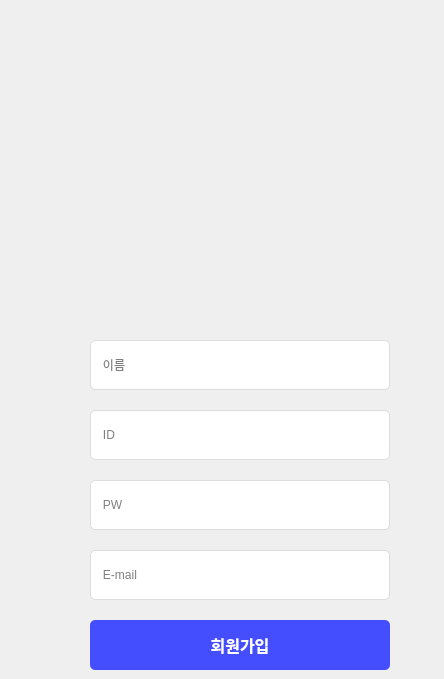
     <widget class="QWidget" name="joinPage">
      <widget class="QPushButton" name="join_logo">
       <property name="geometry">
        <rect>
         <x>55</x>
         <y>40</y>
         <width>380</width>
         <height>290</height>
        </rect>
       </property>
       <property name="text">
        <string/>
       </property>
       <property name="icon">
        <iconset>
         <normaloff>../../../../Downloads/2303220808170960-removebg-preview.png</normaloff>../../../../Downloads/2303220808170960-removebg-preview.png</iconset>
       </property>
       <property name="iconSize">
        <size>
         <width>500</width>
         <height>400</height>
        </size>
       </property>
       <property name="flat">
        <bool>true</bool>
       </property>
      </widget>
      <widget class="QLineEdit" name="input_Join_EMAIL">
       <property name="geometry">
        <rect>
         <x>90</x>
         <y>550</y>
         <width>300</width>
         <height>50</height>
        </rect>
       </property>
       <property name="styleSheet">
        <string notr="true">border: 1px solid rgb(220, 220, 220);
border-radius:5px;</string>
       </property>
       <property name="placeholderText">
        <string>   E-mail</string>
       </property>
      </widget>
      <widget class="QLineEdit" name="input_Join_ID">
       <property name="geometry">
        <rect>
         <x>90</x>
         <y>410</y>
         <width>300</width>
         <height>50</height>
        </rect>
       </property>
       <property name="styleSheet">
        <string notr="true">border: 1px solid rgb(220, 220, 220);
border-radius:5px;</string>
       </property>
       <property name="placeholderText">
        <string>   ID</string>
       </property>
      </widget>
      <widget class="QPushButton" name="btn_join">
       <property name="geometry">
        <rect>
         <x>90</x>
         <y>620</y>
         <width>300</width>
         <height>50</height>
        </rect>
       </property>
       <property name="font">
        <font>
         <family>맑은 고딕 Semilight</family>
         <pointsize>12</pointsize>
         <bold>true</bold>
        </font>
       </property>
       <property name="focusPolicy">
        <enum>Qt::StrongFocus</enum>
       </property>
       <property name="styleSheet">
        <string notr="true">color: rgb(255, 255, 255);
background-color: rgb(69, 78, 255);
border-radius:5px;</string>
       </property>
       <property name="text">
        <string>회원가입</string>
       </property>
      </widget>
      <widget class="QLineEdit" name="input_Join_PW">
       <property name="geometry">
        <rect>
         <x>90</x>
         <y>480</y>
         <width>300</width>
         <height>50</height>
        </rect>
       </property>
       <property name="styleSheet">
        <string notr="true">border: 1px solid rgb(220, 220, 220);
border-radius:5px;</string>
       </property>
       <property name="echoMode">
        <enum>QLineEdit::PasswordEchoOnEdit</enum>
       </property>
       <property name="placeholderText">
        <string>   PW</string>
       </property>
      </widget>
      <widget class="QLineEdit" name="input_Join_NAME">
       <property name="geometry">
        <rect>
         <x>90</x>
         <y>340</y>
         <width>300</width>
         <height>50</height>
        </rect>
       </property>
       <property name="styleSheet">
        <string notr="true">border: 1px solid rgb(220, 220, 220);
border-radius:5px;</string>
       </property>
       <property name="placeholderText">
        <string>   이름</string>
       </property>
      </widget>
     </widget>
